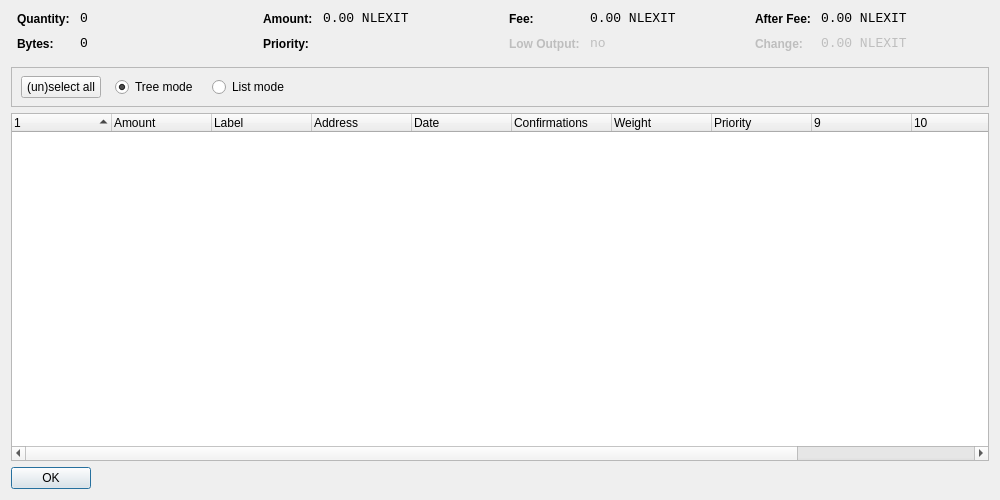
<?xml version="1.0" encoding="UTF-8"?>
<ui version="4.0">
 <class>CoinControlDialog</class>
 <widget class="QWidget" name="CoinControlDialog">
  <property name="geometry">
   <rect>
    <x>0</x>
    <y>0</y>
    <width>1000</width>
    <height>500</height>
   </rect>
  </property>
  <property name="windowTitle">
   <string>Coin Control</string>
  </property>
  <layout class="QVBoxLayout" name="verticalLayout">
   <item>
    <layout class="QHBoxLayout" name="horizontalLayoutTop" stretch="0,0,0,0">
     <property name="topMargin">
      <number>0</number>
     </property>
     <property name="bottomMargin">
      <number>10</number>
     </property>
     <item>
      <layout class="QFormLayout" name="formLayoutCoinControl1">
       <property name="horizontalSpacing">
        <number>10</number>
       </property>
       <property name="verticalSpacing">
        <number>10</number>
       </property>
       <property name="leftMargin">
        <number>6</number>
       </property>
       <property name="rightMargin">
        <number>6</number>
       </property>
       <item row="0" column="0">
        <widget class="QLabel" name="labelCoinControlQuantityText">
         <property name="styleSheet">
          <string notr="true">font-weight:bold;</string>
         </property>
         <property name="text">
          <string>Quantity:</string>
         </property>
        </widget>
       </item>
       <item row="0" column="1">
        <widget class="QLabel" name="labelCoinControlQuantity">
         <property name="font">
          <font>
           <family>Monospace</family>
           <pointsize>10</pointsize>
          </font>
         </property>
         <property name="cursor">
          <cursorShape>IBeamCursor</cursorShape>
         </property>
         <property name="contextMenuPolicy">
          <enum>Qt::ActionsContextMenu</enum>
         </property>
         <property name="text">
          <string notr="true">0</string>
         </property>
         <property name="textInteractionFlags">
          <set>Qt::LinksAccessibleByMouse|Qt::TextSelectableByKeyboard|Qt::TextSelectableByMouse</set>
         </property>
        </widget>
       </item>
       <item row="1" column="0">
        <widget class="QLabel" name="labelCoinControlBytesText">
         <property name="styleSheet">
          <string notr="true">font-weight:bold;</string>
         </property>
         <property name="text">
          <string>Bytes:</string>
         </property>
        </widget>
       </item>
       <item row="1" column="1">
        <widget class="QLabel" name="labelCoinControlBytes">
         <property name="font">
          <font>
           <family>Monospace</family>
           <pointsize>10</pointsize>
          </font>
         </property>
         <property name="cursor">
          <cursorShape>IBeamCursor</cursorShape>
         </property>
         <property name="contextMenuPolicy">
          <enum>Qt::ActionsContextMenu</enum>
         </property>
         <property name="text">
          <string notr="true">0</string>
         </property>
         <property name="textInteractionFlags">
          <set>Qt::LinksAccessibleByMouse|Qt::TextSelectableByKeyboard|Qt::TextSelectableByMouse</set>
         </property>
        </widget>
       </item>
      </layout>
     </item>
     <item>
      <layout class="QFormLayout" name="formLayoutCoinControl2">
       <property name="horizontalSpacing">
        <number>10</number>
       </property>
       <property name="verticalSpacing">
        <number>10</number>
       </property>
       <property name="leftMargin">
        <number>6</number>
       </property>
       <property name="rightMargin">
        <number>6</number>
       </property>
       <item row="0" column="0">
        <widget class="QLabel" name="labelCoinControlAmountText">
         <property name="styleSheet">
          <string notr="true">font-weight:bold;</string>
         </property>
         <property name="text">
          <string>Amount:</string>
         </property>
        </widget>
       </item>
       <item row="0" column="1">
        <widget class="QLabel" name="labelCoinControlAmount">
         <property name="font">
          <font>
           <family>Monospace</family>
           <pointsize>10</pointsize>
          </font>
         </property>
         <property name="cursor">
          <cursorShape>IBeamCursor</cursorShape>
         </property>
         <property name="contextMenuPolicy">
          <enum>Qt::ActionsContextMenu</enum>
         </property>
         <property name="text">
          <string notr="true">0.00 NLEXIT</string>
         </property>
         <property name="textInteractionFlags">
          <set>Qt::LinksAccessibleByMouse|Qt::TextSelectableByKeyboard|Qt::TextSelectableByMouse</set>
         </property>
        </widget>
       </item>
       <item row="1" column="0">
        <widget class="QLabel" name="labelCoinControlPriorityText">
         <property name="styleSheet">
          <string notr="true">font-weight:bold;</string>
         </property>
         <property name="text">
          <string>Priority:</string>
         </property>
        </widget>
       </item>
       <item row="1" column="1">
        <widget class="QLabel" name="labelCoinControlPriority">
         <property name="font">
          <font>
           <family>Monospace</family>
           <pointsize>10</pointsize>
          </font>
         </property>
         <property name="cursor">
          <cursorShape>IBeamCursor</cursorShape>
         </property>
         <property name="contextMenuPolicy">
          <enum>Qt::ActionsContextMenu</enum>
         </property>
         <property name="text">
          <string/>
         </property>
         <property name="textInteractionFlags">
          <set>Qt::LinksAccessibleByMouse|Qt::TextSelectableByKeyboard|Qt::TextSelectableByMouse</set>
         </property>
        </widget>
       </item>
      </layout>
     </item>
     <item>
      <layout class="QFormLayout" name="formLayoutCoinControl3">
       <property name="horizontalSpacing">
        <number>10</number>
       </property>
       <property name="verticalSpacing">
        <number>10</number>
       </property>
       <property name="leftMargin">
        <number>6</number>
       </property>
       <property name="rightMargin">
        <number>6</number>
       </property>
       <item row="0" column="0">
        <widget class="QLabel" name="labelCoinControlFeeText">
         <property name="styleSheet">
          <string notr="true">font-weight:bold;</string>
         </property>
         <property name="text">
          <string>Fee:</string>
         </property>
        </widget>
       </item>
       <item row="0" column="1">
        <widget class="QLabel" name="labelCoinControlFee">
         <property name="font">
          <font>
           <family>Monospace</family>
           <pointsize>10</pointsize>
          </font>
         </property>
         <property name="cursor">
          <cursorShape>IBeamCursor</cursorShape>
         </property>
         <property name="contextMenuPolicy">
          <enum>Qt::ActionsContextMenu</enum>
         </property>
         <property name="text">
          <string notr="true">0.00 NLEXIT</string>
         </property>
         <property name="textInteractionFlags">
          <set>Qt::LinksAccessibleByMouse|Qt::TextSelectableByKeyboard|Qt::TextSelectableByMouse</set>
         </property>
        </widget>
       </item>
       <item row="1" column="0">
        <widget class="QLabel" name="labelCoinControlLowOutputText">
         <property name="enabled">
          <bool>false</bool>
         </property>
         <property name="styleSheet">
          <string notr="true">font-weight:bold;</string>
         </property>
         <property name="text">
          <string>Low Output:</string>
         </property>
        </widget>
       </item>
       <item row="1" column="1">
        <widget class="QLabel" name="labelCoinControlLowOutput">
         <property name="enabled">
          <bool>false</bool>
         </property>
         <property name="font">
          <font>
           <family>Monospace</family>
           <pointsize>10</pointsize>
          </font>
         </property>
         <property name="cursor">
          <cursorShape>IBeamCursor</cursorShape>
         </property>
         <property name="contextMenuPolicy">
          <enum>Qt::ActionsContextMenu</enum>
         </property>
         <property name="text">
          <string>no</string>
         </property>
         <property name="textInteractionFlags">
          <set>Qt::LinksAccessibleByMouse|Qt::TextSelectableByKeyboard|Qt::TextSelectableByMouse</set>
         </property>
        </widget>
       </item>
      </layout>
     </item>
     <item>
      <layout class="QFormLayout" name="formLayoutCoinControl4">
       <property name="horizontalSpacing">
        <number>10</number>
       </property>
       <property name="verticalSpacing">
        <number>10</number>
       </property>
       <property name="leftMargin">
        <number>6</number>
       </property>
       <property name="rightMargin">
        <number>6</number>
       </property>
       <item row="0" column="0">
        <widget class="QLabel" name="labelCoinControlAfterFeeText">
         <property name="styleSheet">
          <string notr="true">font-weight:bold;</string>
         </property>
         <property name="text">
          <string>After Fee:</string>
         </property>
        </widget>
       </item>
       <item row="0" column="1">
        <widget class="QLabel" name="labelCoinControlAfterFee">
         <property name="font">
          <font>
           <family>Monospace</family>
           <pointsize>10</pointsize>
          </font>
         </property>
         <property name="cursor">
          <cursorShape>IBeamCursor</cursorShape>
         </property>
         <property name="contextMenuPolicy">
          <enum>Qt::ActionsContextMenu</enum>
         </property>
         <property name="text">
          <string notr="true">0.00 NLEXIT</string>
         </property>
         <property name="textInteractionFlags">
          <set>Qt::LinksAccessibleByMouse|Qt::TextSelectableByKeyboard|Qt::TextSelectableByMouse</set>
         </property>
        </widget>
       </item>
       <item row="1" column="0">
        <widget class="QLabel" name="labelCoinControlChangeText">
         <property name="enabled">
          <bool>false</bool>
         </property>
         <property name="styleSheet">
          <string notr="true">font-weight:bold;</string>
         </property>
         <property name="text">
          <string>Change:</string>
         </property>
        </widget>
       </item>
       <item row="1" column="1">
        <widget class="QLabel" name="labelCoinControlChange">
         <property name="enabled">
          <bool>false</bool>
         </property>
         <property name="font">
          <font>
           <family>Monospace</family>
           <pointsize>10</pointsize>
          </font>
         </property>
         <property name="cursor">
          <cursorShape>IBeamCursor</cursorShape>
         </property>
         <property name="contextMenuPolicy">
          <enum>Qt::ActionsContextMenu</enum>
         </property>
         <property name="text">
          <string notr="true">0.00 NLEXIT</string>
         </property>
         <property name="textInteractionFlags">
          <set>Qt::LinksAccessibleByMouse|Qt::TextSelectableByKeyboard|Qt::TextSelectableByMouse</set>
         </property>
        </widget>
       </item>
      </layout>
     </item>
    </layout>
   </item>
   <item>
    <widget class="QFrame" name="frame">
     <property name="minimumSize">
      <size>
       <width>0</width>
       <height>40</height>
      </size>
     </property>
     <property name="frameShape">
      <enum>QFrame::StyledPanel</enum>
     </property>
     <property name="frameShadow">
      <enum>QFrame::Sunken</enum>
     </property>
     <widget class="QWidget" name="horizontalLayoutWidget">
      <property name="geometry">
       <rect>
        <x>10</x>
        <y>0</y>
        <width>781</width>
        <height>41</height>
       </rect>
      </property>
      <layout class="QHBoxLayout" name="horizontalLayoutPanel" stretch="0,0,0,0">
       <property name="spacing">
        <number>14</number>
       </property>
       <item>
        <widget class="QPushButton" name="pushButtonSelectAll">
         <property name="sizePolicy">
          <sizepolicy hsizetype="Maximum" vsizetype="Fixed">
           <horstretch>0</horstretch>
           <verstretch>0</verstretch>
          </sizepolicy>
         </property>
         <property name="text">
          <string>(un)select all</string>
         </property>
        </widget>
       </item>
       <item>
        <widget class="QRadioButton" name="radioTreeMode">
         <property name="sizePolicy">
          <sizepolicy hsizetype="Maximum" vsizetype="Fixed">
           <horstretch>0</horstretch>
           <verstretch>0</verstretch>
          </sizepolicy>
         </property>
         <property name="text">
          <string>Tree mode</string>
         </property>
         <property name="checked">
          <bool>true</bool>
         </property>
        </widget>
       </item>
       <item>
        <widget class="QRadioButton" name="radioListMode">
         <property name="sizePolicy">
          <sizepolicy hsizetype="Maximum" vsizetype="Fixed">
           <horstretch>0</horstretch>
           <verstretch>0</verstretch>
          </sizepolicy>
         </property>
         <property name="text">
          <string>List mode</string>
         </property>
        </widget>
       </item>
       <item>
        <spacer name="horizontalSpacer">
         <property name="orientation">
          <enum>Qt::Horizontal</enum>
         </property>
         <property name="sizeHint" stdset="0">
          <size>
           <width>40</width>
           <height>20</height>
          </size>
         </property>
        </spacer>
       </item>
      </layout>
     </widget>
    </widget>
   </item>
   <item>
    <widget class="CoinControlTreeWidget" name="treeWidget">
     <property name="contextMenuPolicy">
      <enum>Qt::CustomContextMenu</enum>
     </property>
     <property name="sortingEnabled">
      <bool>false</bool>
     </property>
     <property name="columnCount">
      <number>12</number>
     </property>
     <attribute name="headerShowSortIndicator" stdset="0">
      <bool>true</bool>
     </attribute>
     <attribute name="headerStretchLastSection">
      <bool>false</bool>
     </attribute>
     <column>
      <property name="text">
       <string/>
      </property>
     </column>
     <column>
      <property name="text">
       <string>Amount</string>
      </property>
     </column>
     <column>
      <property name="text">
       <string>Label</string>
      </property>
     </column>
     <column>
      <property name="text">
       <string>Address</string>
      </property>
     </column>
     <column>
      <property name="text">
       <string>Date</string>
      </property>
     </column>
     <column>
      <property name="text">
       <string>Confirmations</string>
      </property>
      <property name="toolTip">
       <string>Confirmed</string>
      </property>
     </column>
     <column>
      <property name="text">
       <string>Weight</string>
      </property>
     </column>
     <column>
      <property name="text">
       <string>Priority</string>
      </property>
     </column>
     <column>
      <property name="text">
       <string/>
      </property>
     </column>
     <column>
      <property name="text">
       <string/>
      </property>
     </column>
     <column>
      <property name="text">
       <string/>
      </property>
     </column>
     <column>
      <property name="text">
       <string/>
      </property>
     </column>
    </widget>
   </item>
   <item>
    <widget class="QDialogButtonBox" name="buttonBox">
     <property name="sizePolicy">
      <sizepolicy hsizetype="Maximum" vsizetype="Fixed">
       <horstretch>0</horstretch>
       <verstretch>0</verstretch>
      </sizepolicy>
     </property>
     <property name="orientation">
      <enum>Qt::Horizontal</enum>
     </property>
     <property name="standardButtons">
      <set>QDialogButtonBox::Ok</set>
     </property>
    </widget>
   </item>
  </layout>
 </widget>
 <customwidgets>
  <customwidget>
   <class>CoinControlTreeWidget</class>
   <extends>QTreeWidget</extends>
   <header>coincontroltreewidget.h</header>
  </customwidget>
 </customwidgets>
 <resources/>
 <connections/>
</ui>
